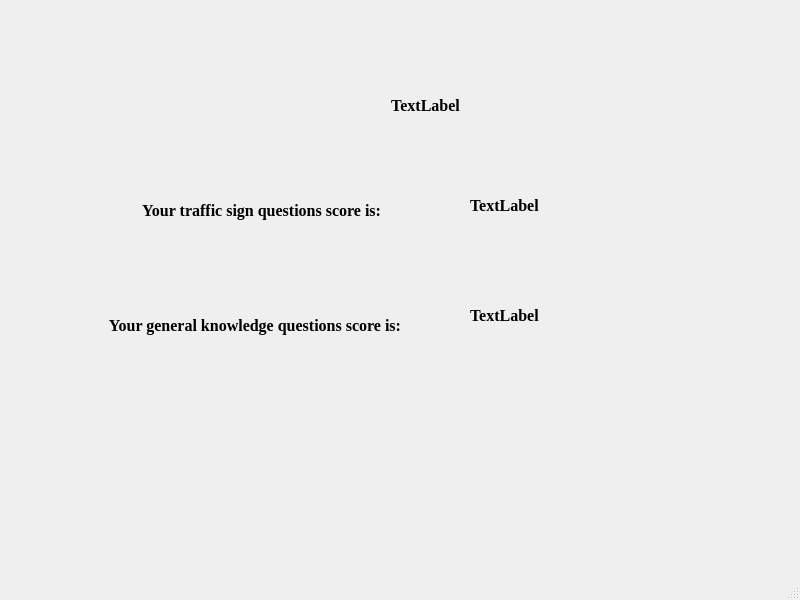
<?xml version="1.0" encoding="UTF-8"?>
<ui version="4.0">
 <class>testresult</class>
 <widget class="QMainWindow" name="testresult">
  <property name="geometry">
   <rect>
    <x>0</x>
    <y>0</y>
    <width>800</width>
    <height>600</height>
   </rect>
  </property>
  <property name="windowTitle">
   <string>MainWindow</string>
  </property>
  <widget class="QWidget" name="centralwidget">
   <widget class="QLabel" name="label_state">
    <property name="geometry">
     <rect>
      <x>130</x>
      <y>80</y>
      <width>591</width>
      <height>51</height>
     </rect>
    </property>
    <property name="font">
     <font>
      <family>Times New Roman</family>
      <pointsize>12</pointsize>
      <weight>75</weight>
      <bold>true</bold>
     </font>
    </property>
    <property name="layoutDirection">
     <enum>Qt::LeftToRight</enum>
    </property>
    <property name="text">
     <string>TextLabel</string>
    </property>
    <property name="alignment">
     <set>Qt::AlignCenter</set>
    </property>
   </widget>
   <widget class="QLabel" name="label_2">
    <property name="geometry">
     <rect>
      <x>140</x>
      <y>180</y>
      <width>241</width>
      <height>61</height>
     </rect>
    </property>
    <property name="font">
     <font>
      <family>Times New Roman</family>
      <pointsize>12</pointsize>
      <weight>75</weight>
      <bold>true</bold>
     </font>
    </property>
    <property name="text">
     <string>Your traffic sign questions score is:</string>
    </property>
    <property name="alignment">
     <set>Qt::AlignRight|Qt::AlignTrailing|Qt::AlignVCenter</set>
    </property>
   </widget>
   <widget class="QLabel" name="label_3">
    <property name="geometry">
     <rect>
      <x>90</x>
      <y>290</y>
      <width>311</width>
      <height>71</height>
     </rect>
    </property>
    <property name="font">
     <font>
      <family>Times New Roman</family>
      <pointsize>12</pointsize>
      <weight>75</weight>
      <bold>true</bold>
     </font>
    </property>
    <property name="text">
     <string>Your general knowledge questions score is:</string>
    </property>
    <property name="alignment">
     <set>Qt::AlignRight|Qt::AlignTrailing|Qt::AlignVCenter</set>
    </property>
   </widget>
   <widget class="QLabel" name="label_score1">
    <property name="geometry">
     <rect>
      <x>470</x>
      <y>170</y>
      <width>151</width>
      <height>71</height>
     </rect>
    </property>
    <property name="font">
     <font>
      <family>Times New Roman</family>
      <pointsize>12</pointsize>
      <weight>75</weight>
      <bold>true</bold>
     </font>
    </property>
    <property name="text">
     <string>TextLabel</string>
    </property>
   </widget>
   <widget class="QLabel" name="label_score2">
    <property name="geometry">
     <rect>
      <x>470</x>
      <y>280</y>
      <width>151</width>
      <height>71</height>
     </rect>
    </property>
    <property name="font">
     <font>
      <family>Times New Roman</family>
      <pointsize>12</pointsize>
      <weight>75</weight>
      <bold>true</bold>
     </font>
    </property>
    <property name="text">
     <string>TextLabel</string>
    </property>
   </widget>
  </widget>
  <widget class="QMenuBar" name="menubar">
   <property name="geometry">
    <rect>
     <x>0</x>
     <y>0</y>
     <width>800</width>
     <height>23</height>
    </rect>
   </property>
  </widget>
  <widget class="QStatusBar" name="statusbar"/>
 </widget>
 <resources/>
 <connections/>
</ui>
